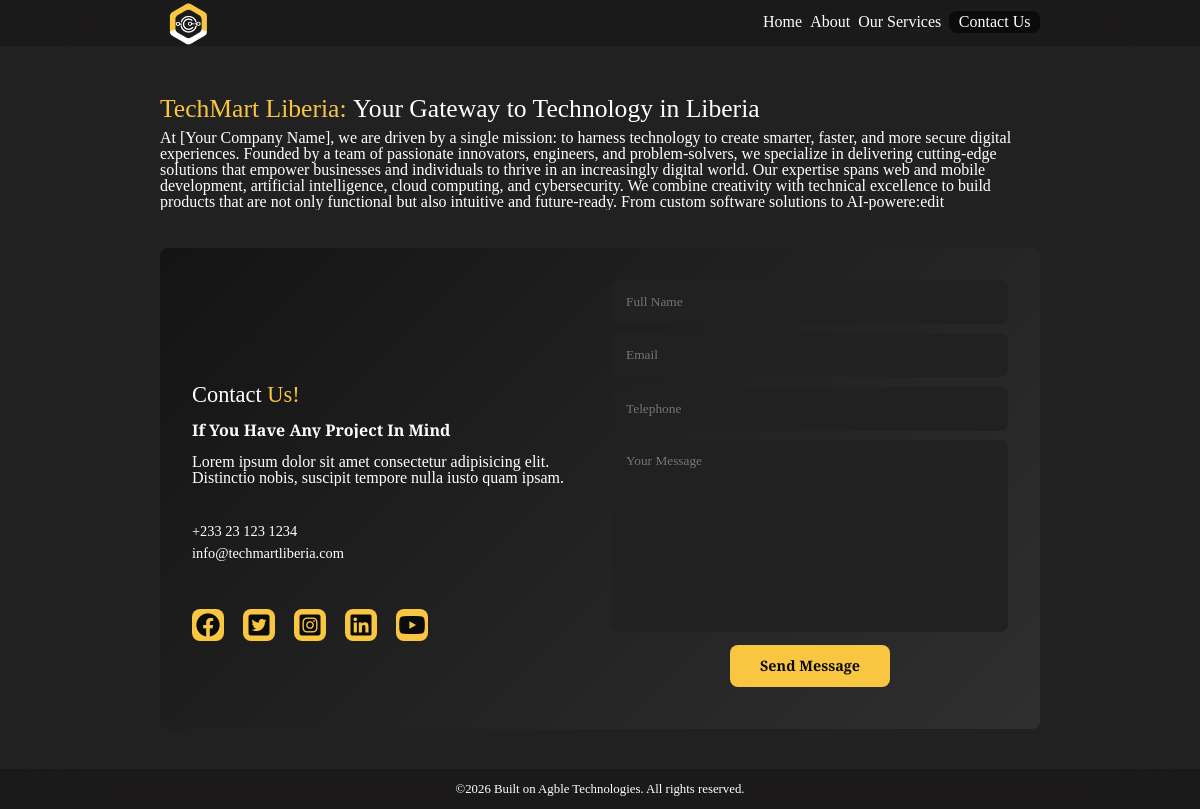
The app's page /contact/, older data.
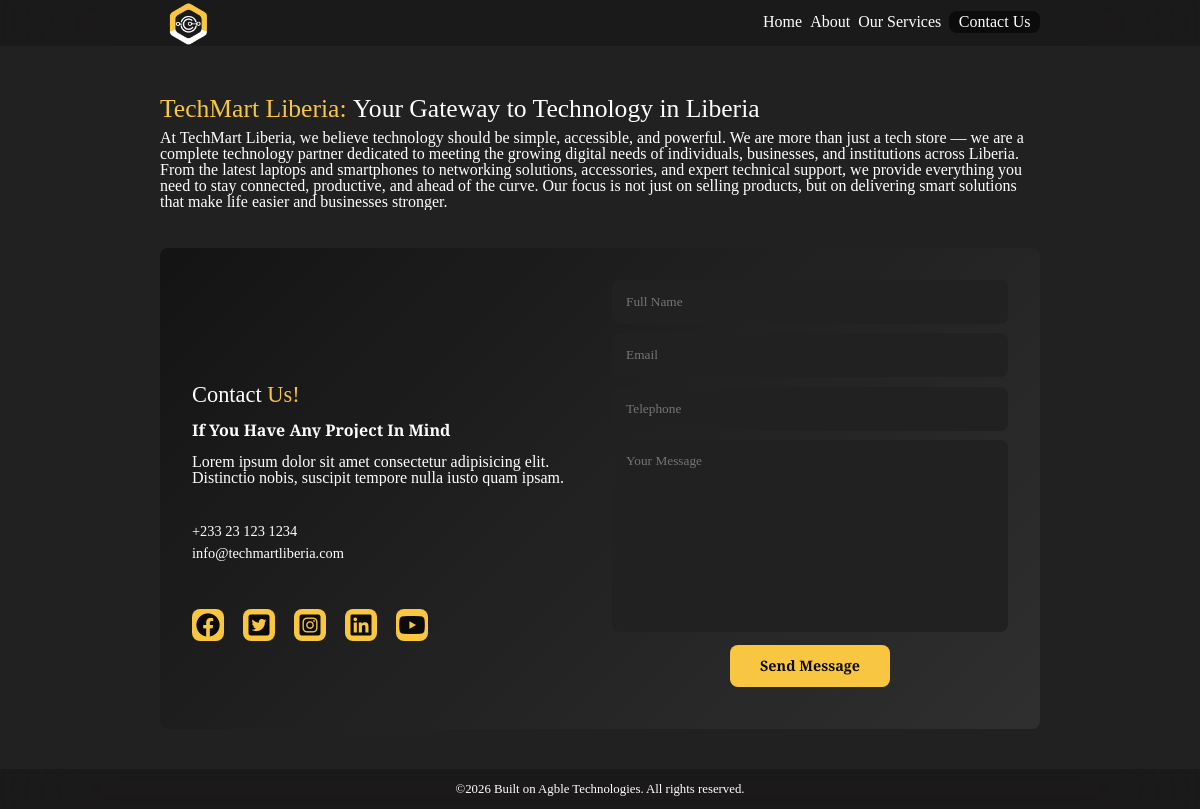
The same page, newer data.
### main/models.py (models this page shows, shortened)
class About_Us_Hero(models.Model):
    about_hero_text_title = models.CharField(max_length=110)
    about_hero_text_body = models.TextField(max_length=650)
    about_hero_image = models.ImageField(upload_to=image_upload_path)
    mandatory_field = models.CharField(max_length=20, blank=True)

### main/views.py (the view)
# urls.py: path('contact/', views.contact, name='contact'),
def contact(request):
    return render(request, 'main/contact.html', {
        'about_hero': About_Us_Hero.objects.all()
    })

### main/templates/main/contact.html (shortened to what this page needs)
{% extends "main/layout.html" %}
{% block content %}
{% if about_hero %}
<div class="contact_text">
    <h1>
        <span>TechMart Liberia: </span> Your Gateway to Technology in Liberia
    </h1>
    {% for about in about_hero %}
    <p>
        {{ about.about_hero_text_body}}
    </p>
    {% endfor %}
</div>
{% endif %}
<contact>
    <section class="contact">
        <div class="contact_text">
            <h2>Contact<span> Us!</span></h2>
            <h4>If You Have Any Project In Mind</h4>
            <p>
                Lorem ipsum dolor sit amet consectetur adipisicing elit. Distinctio nobis, suscipit tempore nulla iusto
                quam ipsam.
            </p>
            <div class="list">
                <li><a href="tel:+2331231231234">+233 23 123 1234</a></li>
                <li><a href="mailto:info@techmartliberia.com">info@techmartliberia.com</a></li>
            </div>
            <div class="contact_icons">
                <a href="#"><i class="fa-brands fa-facebook"></i></a>
                <a href="#"><i class="fa-brands fa-square-twitter"></i></a>
                <a href="#"><i class="fa-brands fa-square-instagram"></i></a>
                <a href="#"><i class="fa-brands fa-linkedin"></i></a>
                <a href="#"><i class="fa-brands fa-youtube"></i></a>
            </div>
        </div>
        <div class="contact-form">
            <form action="{% url 'main:contact_us' %}" method="post">
                <input type="text" name="name" placeholder="Full Name" required>
                <input type="email" name="email" placeholder="Email" required>
                <input type="tel" name="tel" placeholder="Telephone" required>
                <textarea name="message" cols="35" rows="10" placeholder="Your Message" required></textarea>
                <center>
                    <input type="submit" id="submit" value="Send Message" class="submit" disabled>
                </center>
            </form>
        </div>
    </section>
</contact>
{% endblock %}

Row changes from the older to the newer data that the page shows:
removed About_Us_Hero: about_hero_text_body "At [Your Company Name], we are driven by a single mission: to harness technology to create smarter, faster, and more secure digital experiences. Founded by a team of passionate innovators, engineers, and problem-solvers, we specialize in delivering cutting-edge solutions that empower businesses and individuals to thrive in an increasingly digital world. Our expertise spans web and mobile development, artificial intelligence, cloud computing, and cybersecurity. We combine creativity with technical excellence to build products that are not only functional but also intuitive and future-ready. From custom software solutions to AI-powere:edit"
added About_Us_Hero: about_hero_text_body "At TechMart Liberia, we believe technology should be simple, accessible, and powerful. We are more than just a tech store — we are a complete technology partner dedicated to meeting the growing digital needs of individuals, businesses, and institutions across Liberia. From the latest laptops and smartphones to networking solutions, accessories, and expert technical support, we provide everything you need to stay connected, productive, and ahead of the curve. Our focus is not just on selling products, but on delivering smart solutions that make life easier and businesses stronger."
